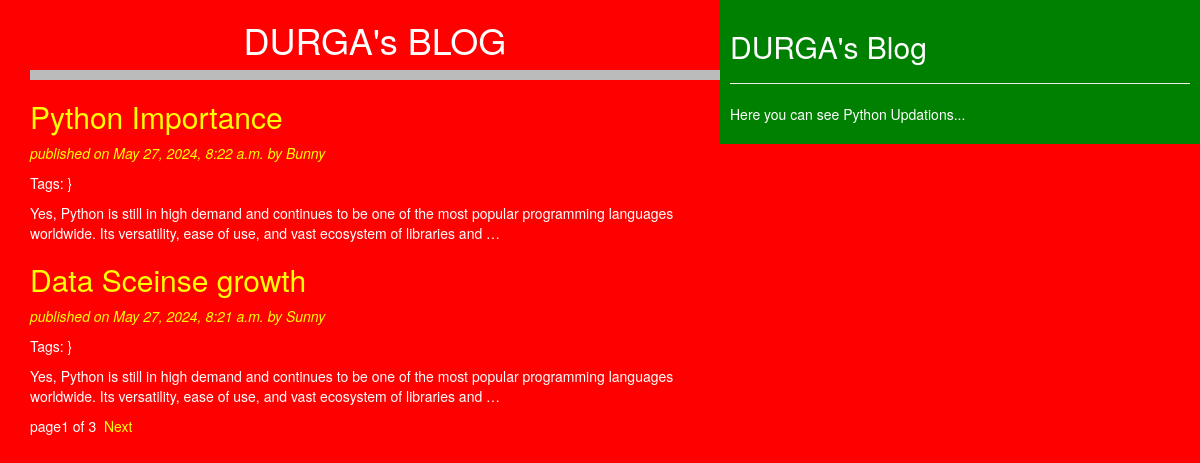
The page / on the database its author committed.
### blog/models.py (models this page shows, shortened)
class Post(models.Model):
    STATUS_CHOICES = (
        ('draft', 'Draft'),
        ('published', 'Published')
    )
    title = models.CharField(max_length=256)
    slug = models.SlugField(max_length=256, unique_for_date='publish')
    author = models.ForeignKey(User, related_name='blog_posts', on_delete=models.CASCADE)  # Added on_delete=models.CASCADE
    body = models.TextField()
    publish = models.DateTimeField(default=timezone.now)
    created = models.DateTimeField(auto_now_add=True)
    updated = models.DateTimeField(auto_now=True)
    status = models.CharField(max_length=10, choices=STATUS_CHOICES, default='draft')
    objects=CustomManager()
    tags=TaggableManager()
    class Meta:
        ordering = ('-publish',)  # Added a trailing comma to make it a tuple
    def get_absolute_url(self):
        return reverse('post_detail', args=[self.publish.year, self.publish.strftime('%m'), self.publish.strftime('%d'), self.slug])

### blog/views.py (the view)
# urls.py: path('', views.post_list_view),
def post_list_view(request,tag_slug=None):
    post_list=Post.objects.all()
    tag=None
    if tag_slug:
       tag=get_object_or_404(Tag,slug=tag_slug)
       post_list=post_list.filter(tags__in=[tag])
    paginator=Paginator(post_list,2)
    page_number=request.GET.get('page')
    try:
        post_list=paginator.page(page_number)
    except PageNotAnInteger:
        post_list=paginator.page(1)
    except EmptyPage:
        post_list=paginator.page(paginator.num_pages)
    return render(request,'blog/post_list.html',{'post_list':post_list})

### blog/models.py (called while the page is built)
    def get_queryset(self) -> models.QuerySet:
        return super().get_queryset().filter(status='published')

### blog/templates/blog/post_list.html (shortened to what this page needs)
<!DOCTYPE html>
{%extends 'blog/base.html'%}
{%block content%}
   <h1>DURGA's BLOG</h1>
   {%for post in post_list%}
           <a href="{{post.get_absolute_url}}"><h2>{{post.title}}</h2></a>
           <p id="date"> published on  {{post.publish}} by {{post.author|title}}</p>
           <p>Tags:
            }
           </p>
           {{post.body|truncatewords:30|linebreaks}}
   {%endfor%}
   {% include 'blog/pagination.html' with page=post_list%}
{%endblock%}

### blog/templates/static/css/blog.css (style rules this page uses)
h1 { text-align: center; border-bottom: 10px solid #bbb; padding-bottom: 10px; }
body { color:white; background-color: red; }
#date { font-style: italic; color:yellow; }
a { color:yellow; }

### rows shown on the page
Post: title "Python Importance", publish "May 27, 2024, 8:22 a.m.", author "Bunny", body "Yes, Python is still in high demand and continues to be one of the most popular programming languages worldwide. Its versatility, ease of use, and vast ecosystem of libraries and …"
Post: title "Data Sceinse growth", publish "May 27, 2024, 8:21 a.m.", author "Sunny", body "Yes, Python is still in high demand and continues to be one of the most popular programming languages worldwide. Its versatility, ease of use, and vast ecosystem of libraries and …"

### other values the page prints
{{ page.number }} "1"
{{ page.paginator.num_pages }} "3"
